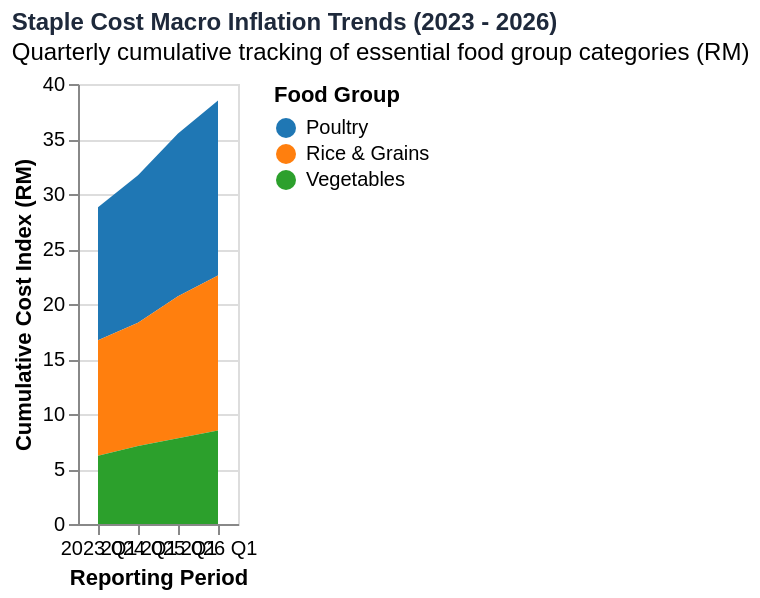

Vega-Lite specification for this chart:
### Vega-Lite specification from a JSON file in a GitHub repository (floating-point values rounded to 4 significant figures)
{"$schema": "https://vega.github.io/schema/vega-lite/v5.json", "width": "container", "height": 220, "title": {"text": "Staple Cost Macro Inflation Trends (2023 - 2026)", "subtitle": "Quarterly cumulative tracking of essential food group categories (RM)", "fontSize": 12, "anchor": "start", "color": "#1e293b"}, "data": {"values": [{"quarter": "2023 Q1", "commodity": "Poultry", "cost": 12.1}, {"quarter": "2023 Q1", "commodity": "Rice & Grains", "cost": 10.5}, {"quarter": "2023 Q1", "commodity": "Vegetables", "cost": 6.2}, {"quarter": "2024 Q1", "commodity": "Poultry", "cost": 13.4}, {"quarter": "2024 Q1", "commodity": "Rice & Grains", "cost": 11.2}, {"quarter": "2024 Q1", "commodity": "Vegetables", "cost": 7.1}, {"quarter": "2025 Q1", "commodity": "Poultry", "cost": 14.8}, {"quarter": "2025 Q1", "commodity": "Rice & Grains", "cost": 12.9}, {"quarter": "2025 Q1", "commodity": "Vegetables", "cost": 7.8}, {"quarter": "2026 Q1", "commodity": "Poultry", "cost": 15.9}, {"quarter": "2026 Q1", "commodity": "Rice & Grains", "cost": 14.1}, {"quarter": "2026 Q1", "commodity": "Vegetables", "cost": 8.5}]}, "mark": "area", "encoding": {"x": {"field": "quarter", "type": "nominal", "title": "Reporting Period", "axis": {"labelAngle": 0}}, "y": {"field": "cost", "type": "quantitative", "title": "Cumulative Cost Index (RM)"}, "color": {"field": "commodity", "type": "nominal", "scale": {"scheme": "category10"}, "title": "Food Group"}, "tooltip": [{"field": "quarter", "type": "nominal", "title": "Period"}, {"field": "commodity", "type": "nominal", "title": "Category"}, {"field": "cost", "type": "quantitative", "title": "Cost (RM)"}]}}
